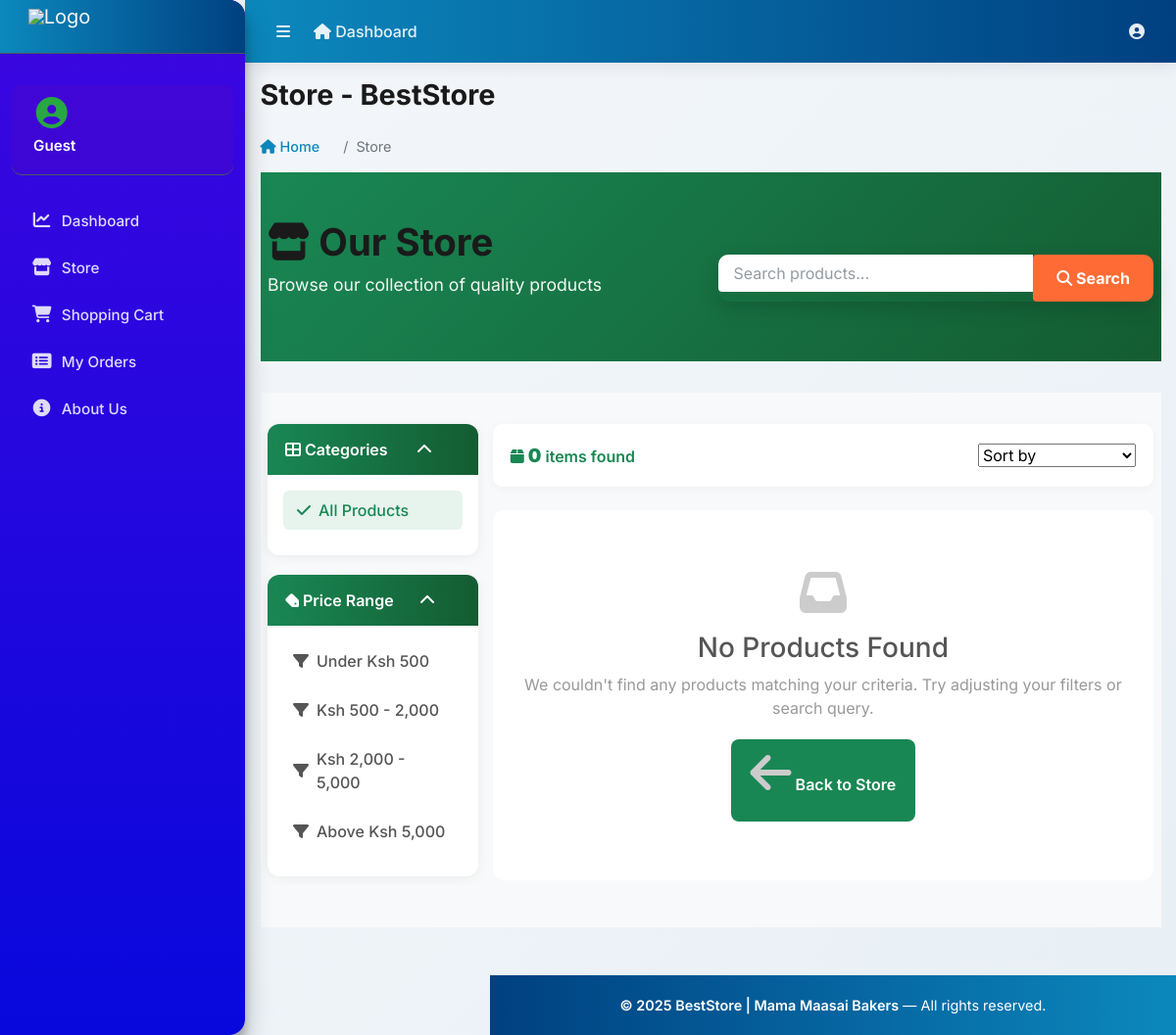
The app's page /store/, older data.
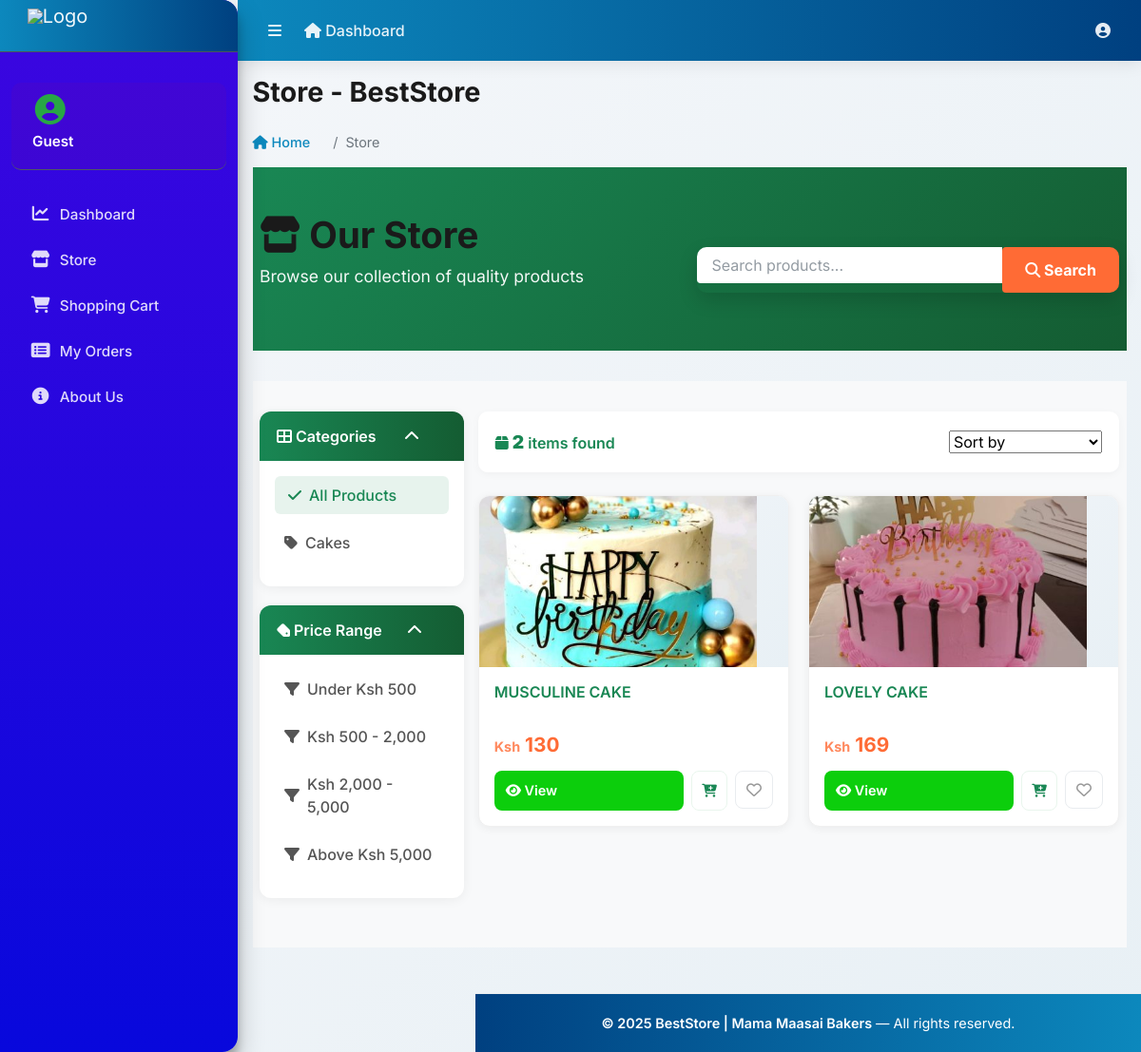
The same page, newer data.
### category/models.py (models this page shows, shortened)
class Category(models.Model):
    category_name = models.CharField(max_length=50, unique=True)
    slug = models.SlugField(max_length=100, unique=True)
    description = models.TextField(max_length=255, blank=True)
    cat_image = models.ImageField(upload_to='products/', blank=True)
    class Meta:
        verbose_name = 'category'
        verbose_name_plural = 'categories'

### store/models.py (models this page shows, shortened)
class Product(models.Model):
    product_name = models.CharField(max_length=200, unique=True)
    slug = models.SlugField(max_length=200, unique=True)
    description = models.TextField(max_length=500, blank=True)
    price = models.DecimalField(max_digits=10, decimal_places=2)
    image = models.ImageField(upload_to='products/')
    stock = models.PositiveIntegerField()
    is_available = models.BooleanField(default=True)
    category = models.ForeignKey(Category, on_delete=models.CASCADE)
    created_at = models.DateTimeField(auto_now_add=True)
    modified_at = models.DateTimeField(auto_now=True)
    def get_url(self):
        return reverse('store:product_detail', args=[self.category.slug, self.slug])

### store/views.py (the view)
# urls.py: path('store/', include('store.urls')),
def store(request, category_slug=None):
    categories = None
    products = None
    if category_slug != None:
        categories = get_object_or_404(Category, slug=category_slug)
        products = Product.objects.filter(category=categories, is_available=True)
        paginator = Paginator(products, 1)
        page = request.GET.get('page')
        paged_products = paginator.get_page(page)
        product_count = products.count()
    else:
        products = Product.objects.all().filter(is_available=True).order_by('id')
        paginator = Paginator(products, 6)
        page = request.GET.get('page')
        paged_products = paginator.get_page(page)
        product_count = products.count()
    context = {
        'products': paged_products,
        'product_count': product_count,
    }
    return render(request, 'store/store.html', context)

### templates/store/store.html (shortened to what this page needs)
{% extends 'base.html' %}
{% block page_title %}Store - BestStore{% endblock %}
{% block breadcrumb %}Store{% endblock %}
{% load static %}
{% block content %}
<section class="hero-section">
    <div class="container">
        <div class="row align-items-center">
            <div class="col-md-6">
                <h1 class="mb-2">
                    {% if 'search' in request.path %}
                        <i class="fas fa-search me-2"></i> Search Results
                    {% else %}
                        <i class="fas fa-store me-2"></i> Our Store
                    {% endif %}
                </h1>
                <p class="subtitle">Browse our collection of quality products</p>
            </div>
            <div class="col-md-6">
                <form method="GET" action="#" class="search-box">
                    <div class="input-group">
                        <input type="text" name="keyword" class="form-control" placeholder="Search products..." value="{{ keyword|default:'' }}">
                        <button type="submit" class="btn"><i class="fas fa-search me-2"></i> Search</button>
                    </div>
                </form>
            </div>
        </div>
    </div>
</section>
<section class="section-content">
    <div class="container-fluid">
        <div class="row">
            <aside class="col-lg-3 mb-4 mb-lg-0">
                <div class="filter-card">
                    <div class="card-header" data-bs-toggle="collapse" data-bs-target="#categories-collapse" aria-expanded="true" role="button">
                        <span><i class="fas fa-th-large me-2"></i> Categories</span>
                        <i class="fas fa-chevron-down"></i>
                    </div>
                    <div class="collapse show" id="categories-collapse">
                        <div class="card-body">
                            <ul class="list-menu">
                                <li><a href="{% url 'store:store' %}" class="{% if not request.GET.category %}active{% endif %}"><i class="fas fa-check"></i> All Products</a></li>
                                {% for category in links %}
                                    <li>
                                        <a href="#" class="{% if request.GET.category == category.slug %}active{% endif %}">
                                            <i class="fas fa-tag"></i> {{ category.category_name }}
                                        </a>
                                    </li>
                                {% endfor %}
                            </ul>
                        </div>
                    </div>
                </div>
                <div class="filter-card">
                    <div class="card-header" data-bs-toggle="collapse" data-bs-target="#price-collapse" aria-expanded="true" role="button">
                        <span><i class="fas fa-tag me-2"></i> Price Range</span>
                        <i class="fas fa-chevron-down"></i>
                    </div>
                    <div class="collapse show" id="price-collapse">
                        <div class="card-body">
                            <ul class="list-menu">
                                <li><a href="?price_max=500"><i class="fas fa-filter"></i> Under Ksh 500</a></li>
                                <li><a href="?price_min=500&price_max=2000"><i class="fas fa-filter"></i> Ksh 500 - 2,000</a></li>
                                <li><a href="?price_min=2000&price_max=5000"><i class="fas fa-filter"></i> Ksh 2,000 - 5,000</a></li>
                                <li><a href="?price_min=5000"><i class="fas fa-filter"></i> Above Ksh 5,000</a></li>
                            </ul>
                        </div>
                    </div>
                </div>
            </aside>
            <main class="col-lg-9">
                <div class="store-header">
                    <div class="results-info">
                        <i class="fas fa-box me-2"></i> <strong>{{ product_count }}</strong> items found
                    </div>
                    <div class="sort-options">
                        <select id="sort-select" class="form-select form-select-sm d-inline-block w-auto" aria-label="Sort products">
                            <option value="">Sort by</option>
                        </select>
                    </div>
                </div>
                {% if products %}
                    <div class="products-grid">
                        {% for product in products %}
                            <div class="product-card">
                                <div class="product-image">
                                    <a href="{{ product.get_url }}">
                                        <img src="{{ product.image.url }}" alt="{{ product.product_name }}" loading="lazy">
                                    </a>
                                </div>
                                <div class="product-info">
                                    <h3 class="product-name">
                                        <a href="{{ product.get_url }}" title="{{ product.product_name }}">
                                            {{ product.product_name }}
                                        </a>
                                    </h3>
                                    <div class="product-price">
                                        <span class="currency">Ksh</span>
                                        <span>{{ product.price|floatformat:0 }}</span>
                                    </div>
                                    <div class="product-actions">
                                        <a href="{{ product.get_url }}" class="btn-view">
                                            <i class="fas fa-eye me-1"></i> View
                                        </a>
                                        <button class="btn-add-quick btn btn-sm btn-outline-success" data-add-url="{% url 'cart:add_cart' product.id %}" aria-label="Add {{ product.product_name }} to cart" title="Add to cart">
                                            <i class="fas fa-cart-plus" aria-hidden="true"></i>
                                        </button>
                                        <button class="btn-wishlist" title="Add to wishlist" data-product-id="{{ product.id }}" aria-pressed="false" aria-label="Add {{ product.product_name }} to wishlist">
                                            <i class="far fa-heart" aria-hidden="true"></i>
                                        </button>
                                    </div>
                                </div>
                            </div>
                        {% endfor %}
                    </div>
                {% else %}
                    <div class="empty-state">
                        <i class="fas fa-inbox"></i>
                        <h3>No Products Found</h3>
                        <p>We couldn't find any products matching your criteria. Try adjusting your filters or search query.</p>
                        <a href="{% url 'store:store' %}" class="btn-back">
                            <i class="fas fa-arrow-left me-2"></i> Back to Store
                        </a>
                    </div>
                {% endif %}
            </main>
        </div>
    </div>
</section>
{% endblock %}

### templates/base.html (shortened to what this page needs)
{% load static %}
<!DOCTYPE html>
<html lang="en-us">
<head>
    <link rel="stylesheet" href="https://cdnjs.cloudflare.com/ajax/libs/font-awesome/6.4.0/css/all.min.css">
    <link rel="stylesheet" href="{% static 'vendor/bootstrap/css/bootstrap.min.css' %}">
    <link rel="stylesheet" href="{% static 'vendor/adminlte/css/adminlte.min.css' %}">
</head>
<body class="hold-transition sidebar-mini">
<div class="wrapper">
    <nav class="main-header navbar navbar-expand navbar-dark navbar-light">
        <ul class="navbar-nav">
            <li class="nav-item">
                <a class="nav-link" data-widget="pushmenu" href="#" role="button" title="Toggle Menu">
                    <i class="fas fa-bars"></i>
                </a>
            </li>
            <li class="nav-item d-none d-sm-inline-block">
                <a href="{% url 'dashboard' %}" class="nav-link">
                    <i class="fas fa-home me-2"></i> Dashboard
                </a>
            </li>
        </ul>
        <ul class="navbar-nav ml-auto">
            <li class="nav-item dropdown">
                <a class="nav-link" data-bs-toggle="dropdown" href="#" role="button" title="Account">
                    <i class="fas fa-user-circle"></i>
                </a>
            </li>
        </ul>
    </nav>
    <aside class="main-sidebar elevation-4 sidebar-dark-primary">
        <a href="{% url 'dashboard' %}" class="brand-link">
            <img src="{% static 'images/logo.png' %}" alt="Logo" class="brand-image">
        </a>
        <div class="sidebar">
            <div class="user-panel mt-3 pb-3 mb-3">
                <div class="image">
                    <i class="fas fa-user-circle fa-2x text-success"></i>
                </div>
                <div class="info">
                    <a href="{% url 'profile' %}" class="d-block">{{ user.username|default:"Guest" }}</a>
                </div>
            </div>
            <nav class="mt-4">
                <ul class="nav nav-pills nav-sidebar flex-column" data-widget="treeview" role="menu">
                    <li class="nav-item">
                        <a href="{% url 'dashboard' %}" class="nav-link">
                            <i class="nav-icon fas fa-chart-line"></i>
                            <p>Dashboard</p>
                        </a>
                    </li>
                    <li class="nav-item">
                        <a href="{% url 'store:store' %}" class="nav-link">
                            <i class="nav-icon fas fa-store"></i>
                            <p>Store</p>
                        </a>
                    </li>
                    <li class="nav-item">
                        <a href="{% url 'cart:cart' %}" class="nav-link">
                            <i class="nav-icon fas fa-shopping-cart"></i>
                            <p>Shopping Cart</p>
                        </a>
                    </li>
                    <li class="nav-item">
                        <a href="{% url 'myOrders' %}" class="nav-link">
                            <i class="nav-icon fas fa-list-alt"></i>
                            <p>My Orders</p>
                        </a>
                    </li>
                    <li class="nav-item">
                        <a href="{% url 'about' %}" class="nav-link">
                            <i class="nav-icon fas fa-info-circle"></i>
                            <p>About Us</p>
                        </a>
                    </li>
                </ul>
            </nav>
        </div>
    </aside>
    <div class="content-wrapper">
        <div class="content">
            <div class="container-fluid">
                <div class="row mb-4">
                    <div class="col-12">
                        <div class="d-flex justify-content-between align-items-center">
                            <div>
                                <h1 class="m-0">{% block page_title %}Dashboard{% endblock %}</h1>
                            </div>
                        </div>
                    </div>
                </div>
                <div class="row mb-3">
                    <div class="col-12">
                        <nav aria-label="breadcrumb">
                            <ol class="breadcrumb">
                                <li class="breadcrumb-item"><a href="{% url 'dashboard' %}"><i class="fas fa-home"></i> Home</a></li>
                                <li class="breadcrumb-item active">{% block breadcrumb %}Dashboard{% endblock %}</li>
                            </ol>
                        </nav>
                    </div>
                </div>
            </div>
        </div>
        <div class="content">
            <div class="container-fluid">
                {% block content %}{% endblock %}
            </div>
        </div>
        <footer class="main-footer mt-5">
            <strong>&copy; 2025 BestStore | Mama Maasai Bakers</strong> — All rights reserved.
        </footer>
    </div>
</div>
</body>
</html>

Row changes from the older to the newer data that the page shows:
added Category: category_name "Cakes"
added Product: image (picture), product_name "MUSCULINE CAKE", price "130"
added Product: image (picture), product_name "LOVELY CAKE", price "169"
Text that changed along with them:
{{ product_count }}: "0" → "2"
text no longer shown: "No Products Found We couldn't find any products matching your criteria. Try adjusting your filters or search query. Back to Store"
